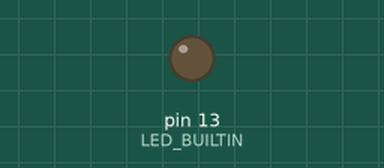
Recording of a sketch running on a simulated Arduino Uno, built with avr-gcc and run on an emulated ATmega328P. Shown: output pins drawn as LEDs (lit = HIGH).

Above: at 0.3 s.
At 60.9 s:
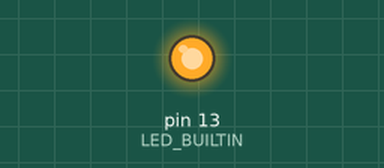
Timing chart, 0 to 65.5 s (numbered marks = the images above):
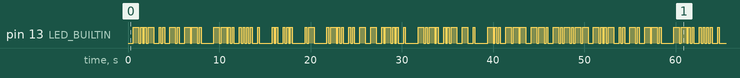

Measured:
- by itself, pin 13 (LED_BUILTIN): moves between LOW and HIGH, repeating every 50.4 s
- by itself, everything shown: repeats every 50.4 s, in 128 steps

The sketch:

morse_code_converter.ino
```cpp
/*
Morse Code Converter
Author: sunlu

Convert text into morse code and send it out via LED blink or the flash of 1602 screen.
The text can be either pre-programmed into the code, or read from a simple keyboard.
*/

// constant

// configuration
const int baudPalsePeriod = 200;        // unit time = 100ms
const int blankLetter = 3;              // blank between letters = 3 unit
const int blankWord = 7;                // blank between words = 7 unit

// morse code table
const int tabMorse[][8] = {
  {0x01, 0x03, 0x00, 0x00, 0x00, 0x00, 0x00, 0x00}, // a, .-
  {0x03, 0x01, 0x01, 0x01, 0x00, 0x00, 0x00, 0x00}, // b, -...
  {0x03, 0x01, 0x03, 0x01, 0x00, 0x00, 0x00, 0x00}, // c, -.-.
  {0x03, 0x01, 0x01, 0x00, 0x00, 0x00, 0x00, 0x00}, // d, -..
  {0x01, 0x00, 0x00, 0x00, 0x00, 0x00, 0x00, 0x00}, // e, .
  {0x01, 0x01, 0x03, 0x01, 0x00, 0x00, 0x00, 0x00}, // f, ..-.
  {0x03, 0x03, 0x01, 0x00, 0x00, 0x00, 0x00, 0x00}, // g, --.
  {0x01, 0x01, 0x01, 0x01, 0x00, 0x00, 0x00, 0x00}, // h, ....
  {0x01, 0x01, 0x00, 0x00, 0x00, 0x00, 0x00, 0x00}, // i, ..
  {0x01, 0x03, 0x03, 0x03, 0x00, 0x00, 0x00, 0x00}, // j, .---
  {0x03, 0x01, 0x03, 0x00, 0x00, 0x00, 0x00, 0x00}, // k, -.-
  {0x01, 0x03, 0x01, 0x01, 0x00, 0x00, 0x00, 0x00}, // l, .-..
  {0x03, 0x03, 0x00, 0x00, 0x00, 0x00, 0x00, 0x00}, // m, --
  {0x03, 0x01, 0x00, 0x00, 0x00, 0x00, 0x00, 0x00}, // n, -.
  {0x03, 0x03, 0x03, 0x00, 0x00, 0x00, 0x00, 0x00}, // o, ---
  {0x01, 0x03, 0x03, 0x01, 0x00, 0x00, 0x00, 0x00}, // p, .--.
  {0x03, 0x03, 0x01, 0x03, 0x00, 0x00, 0x00, 0x00}, // q, --.-
  {0x01, 0x03, 0x01, 0x00, 0x00, 0x00, 0x00, 0x00}, // r, .-.
  {0x01, 0x01, 0x01, 0x00, 0x00, 0x00, 0x00, 0x00}, // s, ...
  {0x03, 0x00, 0x00, 0x00, 0x00, 0x00, 0x00, 0x00}, // t, -
  {0x01, 0x01, 0x03, 0x00, 0x00, 0x00, 0x00, 0x00}, // u, ..-
  {0x01, 0x01, 0x01, 0x03, 0x00, 0x00, 0x00, 0x00}, // v, ...-
  {0x01, 0x03, 0x03, 0x00, 0x00, 0x00, 0x00, 0x00}, // w, .--
  {0x03, 0x01, 0x01, 0x03, 0x00, 0x00, 0x00, 0x00}, // x, -..-
  {0x03, 0x01, 0x03, 0x03, 0x00, 0x00, 0x00, 0x00}, // y, -.--
  {0x03, 0x03, 0x01, 0x01, 0x00, 0x00, 0x00, 0x00}, // z, --..
  {0x01, 0x03, 0x03, 0x03, 0x03, 0x00, 0x00, 0x00}, // 1, .----
  {0x01, 0x01, 0x03, 0x03, 0x03, 0x00, 0x00, 0x00}, // 2, ..---
  {0x01, 0x01, 0x01, 0x03, 0x03, 0x00, 0x00, 0x00}, // 3, ...--
  {0x01, 0x01, 0x01, 0x01, 0x03, 0x00, 0x00, 0x00}, // 4, ....-
  {0x01, 0x01, 0x01, 0x01, 0x01, 0x00, 0x00, 0x00}, // 5, .....
  {0x03, 0x01, 0x01, 0x01, 0x01, 0x00, 0x00, 0x00}, // 6, -....
  {0x03, 0x03, 0x01, 0x01, 0x01, 0x00, 0x00, 0x00}, // 7, --...
  {0x03, 0x03, 0x03, 0x01, 0x01, 0x00, 0x00, 0x00}, // 8, ---..
  {0x03, 0x03, 0x03, 0x03, 0x01, 0x00, 0x00, 0x00}, // 9, ----.
  {0x03, 0x03, 0x03, 0x03, 0x03, 0x00, 0x00, 0x00}, // 0, -----
  {0x01, 0x01, 0x03, 0x03, 0x01, 0x01, 0x00, 0x00}, // ?, ..--..
  {0x03, 0x01, 0x03, 0x01, 0x03, 0x03, 0x00, 0x00}, // !, -.-.--
  {0x01, 0x03, 0x01, 0x03, 0x01, 0x03, 0x00, 0x00}, // ., .-.-.-
  {0x03, 0x03, 0x01, 0x01, 0x03, 0x03, 0x00, 0x00}, // ,, --..--
  {0x03, 0x01, 0x03, 0x01, 0x03, 0x01, 0x00, 0x00}, // ;, -.-.-.
  {0x03, 0x03, 0x03, 0x01, 0x01, 0x01, 0x00, 0x00}  // :, ---...
};

// message
char msg[] = "Xing Zhe is a little cute dog!";

// user-defined functions
int checkTabMorse(char s){
  int i;
  switch (s)
  {
    case 'A':
    case 'a':
      i = 0;
      break;
    case 'B':
    case 'b':
      i = 1;
    break;
    case 'C':
    case 'c':
      i = 2;
      break;
    case 'D':
    case 'd':
      i = 3;
      break;
    case 'E':
    case 'e':
      i = 4;
      break;
    case 'F':
    case 'f':
      i = 5;
      break;
    case 'G':
    case 'g':
      i = 6;
      break;
    case 'H':
    case 'h':
      i = 7;
      break;
    case 'I':
    case 'i':
      i = 8;
      break;
    case 'J':
    case 'j':
      i = 9;
      break;
    case 'K':
    case 'k':
      i = 10;
      break;
    case 'L':
    case 'l':
      i = 11;
      break;
    case 'M':
    case 'm':
      i = 12;
      break;
    case 'N':
    case 'n':
      i = 13;
      break;
    case 'O':
    case 'o':
      i = 14;
      break;
    case 'P':
    case 'p':
      i = 15;
      break;
    case 'Q':
    case 'q':
      i = 16;
      break;
    case 'R':
    case 'r':
      i = 17;
      break;
    case 'S':
    case 's':
      i = 18;
      break;
    case 'T':
    case 't':
      i = 19;
      break;
    case 'U':
    case 'u':
      i = 20;
      break;
    case 'V':
    case 'v':
      i = 21;
      break;
    case 'W':
    case 'w':
      i = 22;
      break;
    case 'X':
    case 'x':
      i = 23;
      break;
    case 'Y':
    case 'y':
      i = 24;
      break;
    case 'Z':
    case 'z':
      i = 25;
      break;
    case '1':
      i = 26;
      break;
    case '2':
      i = 27;
      break;
    case '3':
      i = 28;
      break;
    case '4':
      i = 29;
      break;
    case '5':
      i = 30;
      break;
    case '6':
      i = 31;
      break;
    case '7':
      i = 32;
      break;
    case '8':
      i = 33;
      break;
    case '9':
      i = 34;
      break;
    case '0':
      i = 35;
      break;
    case '?':
      i = 36;
      break;
    case '!':
      i = 37;
      break;
    case '.':
      i = 38;
      break;
    case ',':
      i = 39;
      break;
    case ';':
      i = 40;
      break;
    case ':':
      i = 41;
      break;
    default:
      i = 36;
  }
  return i;
}
void lightPalse(int duration){
  digitalWrite(LED_BUILTIN, HIGH);
  delay(baudPalsePeriod*duration);
}
void vanishPalse(int duration){
  digitalWrite(LED_BUILTIN, LOW);
  delay(baudPalsePeriod*duration);
}

void setup() {
  // put your setup code here, to run once:
  pinMode(LED_BUILTIN, OUTPUT);
}

void loop() {
  // put your main code here, to run repeatedly:
  int msgLength;
  int count, count8;
  int isNewWord;
  int *indexMorseTable;
  /*read message*/
  // msg =
  isNewWord = 0;
  /*process message*/
  msgLength = sizeof(msg);
  for (count = 0; count < msgLength; count++) {
    /*end of message*/
    if (msg[count] == '\0') break;
    /*space*/
    if (msg[count] == ' ') {
      vanishPalse(blankWord);
      isNewWord = true;
      continue;
    }
    /*letter*/
    if (isNewWord) isNewWord = 0;
    else vanishPalse(blankLetter);
    indexMorseTable = tabMorse[checkTabMorse(msg[count])];
    for (count8 = 0; count8 < 8; count8++) {
      if (*(indexMorseTable + count8) == 0) break;
      else {
        if (count8 == 0) lightPalse(*(indexMorseTable + count8));
        else {
          vanishPalse(1);
          lightPalse(*(indexMorseTable + count8));
        }
      }
    }
  }
}
```
